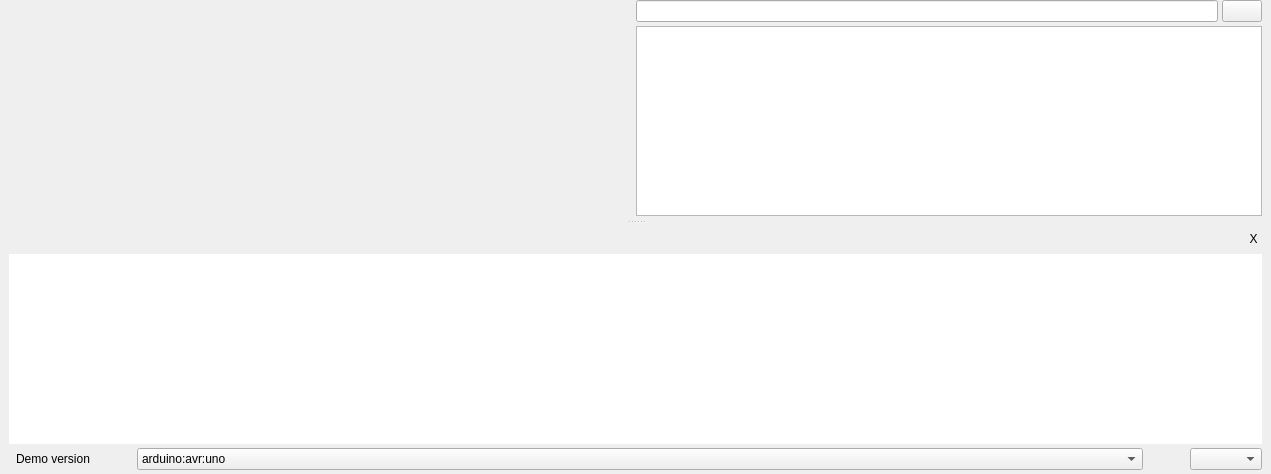
  <widget class="QWidget" name="centralWidget">
   <layout class="QVBoxLayout" name="verticalLayout_3">
    <property name="spacing">
     <number>0</number>
    </property>
    <property name="leftMargin">
     <number>0</number>
    </property>
    <property name="topMargin">
     <number>0</number>
    </property>
    <property name="rightMargin">
     <number>0</number>
    </property>
    <property name="bottomMargin">
     <number>0</number>
    </property>
    <item>
     <widget class="QSplitter" name="splitter">
      <property name="orientation">
       <enum>Qt::Vertical</enum>
      </property>
      <widget class="QWidget" name="layoutWidget">
       <layout class="QHBoxLayout" name="horizontalLayout_4">
        <property name="spacing">
         <number>0</number>
        </property>
        <property name="leftMargin">
         <number>9</number>
        </property>
        <property name="rightMargin">
         <number>9</number>
        </property>
        <item>
         <widget class="QBlocksWebView" name="webView" native="true">
          <property name="sizePolicy">
           <sizepolicy hsizetype="Expanding" vsizetype="Expanding">
            <horstretch>0</horstretch>
            <verstretch>0</verstretch>
           </sizepolicy>
          </property>
         </widget>
        </item>
        <item>
         <widget class="QWidget" name="widgetConsole" native="true">
          <property name="minimumSize">
           <size>
            <width>0</width>
            <height>100</height>
           </size>
          </property>
          <layout class="QVBoxLayout" name="verticalLayout_2">
           <property name="spacing">
            <number>4</number>
           </property>
           <property name="leftMargin">
            <number>0</number>
           </property>
           <property name="topMargin">
            <number>0</number>
           </property>
           <property name="rightMargin">
            <number>0</number>
           </property>
           <property name="bottomMargin">
            <number>0</number>
           </property>
           <item>
            <layout class="QHBoxLayout" name="horizontalLayout_3">
             <item>
              <widget class="QLineEdit" name="consoleEdit"/>
             </item>
             <item>
              <widget class="QPushButton" name="consoleSendButton">
               <property name="text">
                <string/>
               </property>
               <property name="icon">
                <iconset resource="Resources.qrc">
                 <normaloff>:/icons/icons/enter-16x16.png</normaloff>:/icons/icons/enter-16x16.png</iconset>
               </property>
              </widget>
             </item>
            </layout>
           </item>
           <item>
            <widget class="QTextEdit" name="consoleText">
             <property name="frameShape">
              <enum>QFrame::StyledPanel</enum>
             </property>
             <property name="lineWidth">
              <number>1</number>
             </property>
             <property name="readOnly">
              <bool>true</bool>
             </property>
             <property name="acceptRichText">
              <bool>false</bool>
             </property>
            </widget>
           </item>
           <item>
            <widget class="QWidget" name="graphsWidget" native="true">
             <property name="sizePolicy">
              <sizepolicy hsizetype="Expanding" vsizetype="Expanding">
               <horstretch>0</horstretch>
               <verstretch>0</verstretch>
              </sizepolicy>
             </property>
             <layout class="QVBoxLayout" name="graphLayout">
              <property name="leftMargin">
               <number>0</number>
              </property>
              <property name="topMargin">
               <number>0</number>
              </property>
              <property name="rightMargin">
               <number>0</number>
              </property>
              <property name="bottomMargin">
               <number>0</number>
              </property>
             </layout>
            </widget>
           </item>
          </layout>
         </widget>
        </item>
       </layout>
      </widget>
      <widget class="QWidget" name="messagesWidget" native="true">
       <property name="minimumSize">
        <size>
         <width>0</width>
         <height>100</height>
        </size>
       </property>
       <layout class="QVBoxLayout" name="verticalLayout">
        <property name="spacing">
         <number>0</number>
        </property>
        <property name="leftMargin">
         <number>9</number>
        </property>
        <property name="topMargin">
         <number>0</number>
        </property>
        <property name="rightMargin">
         <number>9</number>
        </property>
        <property name="bottomMargin">
         <number>0</number>
        </property>
        <item>
         <widget class="QFrame" name="frame">
          <property name="minimumSize">
           <size>
            <width>0</width>
            <height>30</height>
           </size>
          </property>
          <property name="styleSheet">
           <string notr="true">border: 0px;
</string>
          </property>
          <property name="frameShape">
           <enum>QFrame::StyledPanel</enum>
          </property>
          <property name="frameShadow">
           <enum>QFrame::Raised</enum>
          </property>
          <property name="lineWidth">
           <number>0</number>
          </property>
          <layout class="QHBoxLayout" name="horizontalLayout_2">
           <property name="spacing">
            <number>0</number>
           </property>
           <property name="leftMargin">
            <number>0</number>
           </property>
           <property name="topMargin">
            <number>0</number>
           </property>
           <property name="rightMargin">
            <number>0</number>
           </property>
           <property name="bottomMargin">
            <number>0</number>
           </property>
           <item>
            <spacer name="horizontalSpacer_3">
             <property name="orientation">
              <enum>Qt::Horizontal</enum>
             </property>
             <property name="sizeHint" stdset="0">
              <size>
               <width>760</width>
               <height>17</height>
              </size>
             </property>
            </spacer>
           </item>
           <item>
            <widget class="QToolButton" name="messagesCloseButton">
             <property name="styleSheet">
              <string notr="true">font-weight: bold;
color: #E47128;
border: none;
hover: { border: 1px };
pressed: { border: 1px };</string>
             </property>
             <property name="text">
              <string>X</string>
             </property>
             <property name="toolButtonStyle">
              <enum>Qt::ToolButtonTextOnly</enum>
             </property>
            </widget>
           </item>
          </layout>
         </widget>
        </item>
        <item>
         <widget class="QTextBrowser" name="textBrowser">
          <property name="frameShape">
           <enum>QFrame::NoFrame</enum>
          </property>
          <property name="frameShadow">
           <enum>QFrame::Plain</enum>
          </property>
          <property name="lineWidth">
           <number>1</number>
          </property>
         </widget>
        </item>
       </layout>
      </widget>
     </widget>
    </item>
    <item>
     <layout class="QHBoxLayout" name="horizontalLayout">
      <property name="leftMargin">
       <number>9</number>
      </property>
      <property name="topMargin">
       <number>4</number>
      </property>
      <property name="rightMargin">
       <number>9</number>
      </property>
      <property name="bottomMargin">
       <number>4</number>
      </property>
      <item>
       <widget class="QLabel" name="license">
        <property name="text">
         <string/>
        </property>
        <property name="pixmap">
         <pixmap resource="Resources.qrc">:/icons/icons/key.png</pixmap>
        </property>
       </widget>
      </item>
      <item>
       <widget class="QLabel" name="licenseLabel">
        <property name="text">
         <string>Demo version</string>
        </property>
       </widget>
      </item>
      <item>
       <layout class="QHBoxLayout" name="horizontalLayout_5"/>
      </item>
      <item>
       <spacer name="horizontalSpacer">
        <property name="orientation">
         <enum>Qt::Horizontal</enum>
        </property>
        <property name="sizeHint" stdset="0">
         <size>
          <width>40</width>
          <height>20</height>
         </size>
        </property>
       </spacer>
      </item>
      <item>
       <widget class="QLabel" name="label">
        <property name="text">
         <string/>
        </property>
        <property name="pixmap">
         <pixmap resource="Resources.qrc">:/icons/icons/chip-micro-24x24.png</pixmap>
        </property>
       </widget>
      </item>
      <item>
       <widget class="QComboBox" name="boardBox">
        <item>
         <property name="text">
          <string>arduino:avr:uno</string>
         </property>
        </item>
        <item>
         <property name="text">
          <string>arduino:avr:nano:cpu=atmega328</string>
         </property>
        </item>
        <item>
         <property name="text">
          <string>arduino:avr:nano:cpu=atmega328old</string>
         </property>
        </item>
        <item>
         <property name="text">
          <string>arduino:avr:nano:cpu=atmega168</string>
         </property>
        </item>
        <item>
         <property name="text">
          <string>arduino:avr:mega</string>
         </property>
        </item>
        <item>
         <property name="text">
          <string>arduino:avr:diecimila</string>
         </property>
        </item>
        <item>
         <property name="text">
          <string>arduino:avr:bt</string>
         </property>
        </item>
        <item>
         <property name="text">
          <string>Intel:arc32:arduino_101</string>
         </property>
        </item>
        <item>
         <property name="text">
          <string>esp8266:esp8266:generic:CpuFrequency=80,FlashFreq=40,FlashMode=dio,UploadSpeed=115200,FlashSize=512K64,ResetMethod=ck,Debug=Disabled,DebugLevel=None____</string>
         </property>
        </item>
        <item>
         <property name="text">
          <string>esp8266:esp8266:nodemcuv2:CpuFrequency=80,UploadSpeed=115200,FlashSize=4M3M</string>
         </property>
        </item>
       </widget>
      </item>
      <item>
       <spacer name="horizontalSpacer_4">
        <property name="orientation">
         <enum>Qt::Horizontal</enum>
        </property>
        <property name="sizeType">
         <enum>QSizePolicy::Minimum</enum>
        </property>
        <property name="sizeHint" stdset="0">
         <size>
          <width>40</width>
          <height>20</height>
         </size>
        </property>
       </spacer>
      </item>
      <item>
       <widget class="QLabel" name="label_2">
        <property name="text">
         <string/>
        </property>
        <property name="pixmap">
         <pixmap resource="Resources.qrc">:/icons/icons/usb-24x24.png</pixmap>
        </property>
       </widget>
      </item>
      <item>
       <widget class="QComboBox" name="serialPortBox">
        <property name="minimumSize">
         <size>
          <width>0</width>
          <height>0</height>
         </size>
        </property>
        <property name="sizeAdjustPolicy">
         <enum>QComboBox::AdjustToContents</enum>
        </property>
       </widget>
      </item>
     </layout>
    </item>
   </layout>
  </widget>
